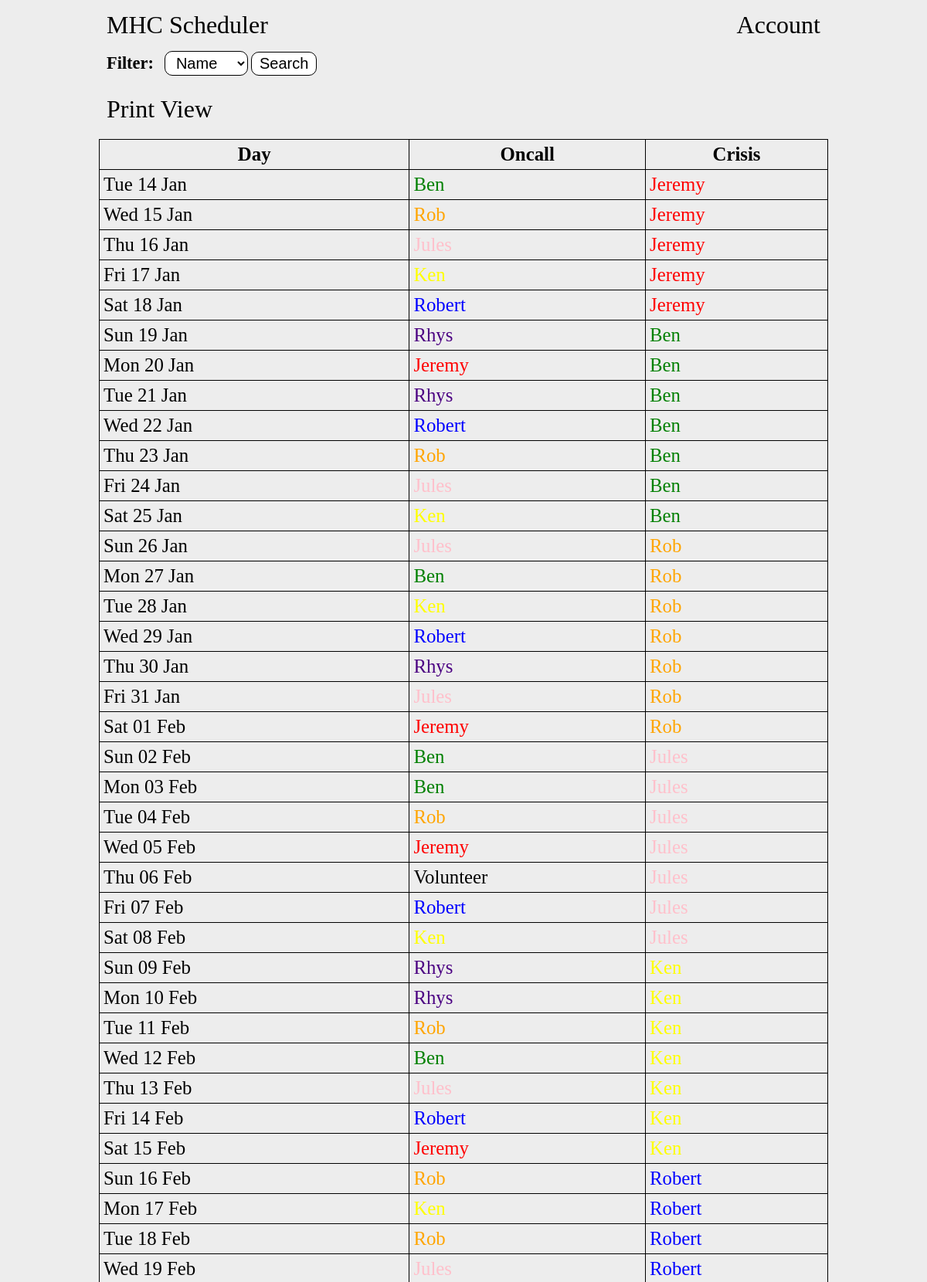
The page / (upper part) on the database its author committed.
### tables this page shows
CREATE TABLE days (id INTEGER NOT NULL, person_id INTEGER NOT NULL, date VARCHAR(255) NOT NULL, crisis_id INTEGER, completed bool, PRIMARY KEY(id), FOREIGN KEY (person_id) REFERENCES people(id));

CREATE TABLE people (id INTEGER NOT NULL, name varchar(255) NOT NULL, admin bool NOT NULL, diff int NOT NULL, password varchar(255), email varchar(255), sessions bit(10), weight INTEGER, end_diff int, color varchar(255), active BOOL, activate_date varchar(255), finish_date varchar(255), PRIMARY KEY (id));

### app.py (the view)
@app.route("/", methods=["GET"])
def index():
    con = sqlite3.connect("main.db")
    con.row_factory = sqlite3.Row
    cur = con.cursor()
    cur.execute("SELECT name, id FROM people;")
    rows = cur.fetchall()
    peopleData = [dict(row) for row in rows]
    if request.args.get('person'):
        person = request.args.get('person') # Filter days so that only the selected person shows
        cur.execute("SELECT days.date, p1.id AS oncallId, p1.name AS oncall, p1.color AS oncallColor, p2.name AS crisis, p2.color AS crisisColor FROM days LEFT JOIN people p1 ON days.person_id = p1.id JOIN people p2 ON days.crisis_id = p2.id WHERE (days.person_id = ? OR days.crisis_id = ?) AND days.completed = 0 ORDER BY days.id ASC", (person,person))
    else: # Display all days
        cur.execute("SELECT date, p1.id AS oncallId, p1.name AS oncall, p1.color AS oncallColor, p2.name AS crisis, p2.color AS crisisColor FROM days LEFT JOIN people p1 ON days.person_id = p1.id JOIN people p2 ON days.crisis_id = p2.id AND days.completed = 0 ORDER BY days.id ASC")
    rows = cur.fetchall()
    daysData = [dict(row) for row in rows]
    for day in daysData:
        day['date'] = format_date(day['date'])
    con.close()
    if session.get("admin") != None:
        adminPerms = session['admin']
        if adminPerms == 1:
            return render_template('index.html', people=peopleData, days=daysData, accountLink="./signin", controlText="Admin", controlLink="./account")
        else:
            return render_template('index.html', people=peopleData, days=daysData, accountLink="./signin", controlText="Swaps", controlLink="./account")
    else:
        return render_template('index.html', people=peopleData, days=daysData, accountLink="./signin")

### app.py (called while the page is built)
def format_date(date_str):
    date_obj = datetime.strptime(date_str, "%Y-%m-%d")
    return date_obj.strftime("%a %d %b")

@app.after_request
def add_header(response):
    response.headers["Cache-Control"] = "no-store, no-cache, must-revalidate, post-check=0, pre-check=0, max-age=0"
    response.headers["Pragma"] = "no-cache"
    response.headers["Expires"] = "0"
    return response

### templates/index.html (shortened to what this page needs)
{% extends "base.html" %}
{% block body %}
<nav>
    <a href="./">MHC Scheduler</a>
    <div>
        <a href="signin">Account</a>
    </div>
</nav>
<main>
    <form method="get">
        <label for="filter">Filter: </label>
        <select name="person" id="filter">
            <option disabled selected>Name</option>
        </select>
        <input type="submit" value="Search">
    </form>
    <a href="./print" class="print">Print View</a>
    <table class="hiddenPrint">
        <tr>
            <th>Day</th>
            <th>Oncall</th>
            <th>Crisis</th>
        </tr>
        {% for day in days %}
        <tr>
            <td>{{ day['date'] }}</td>
            {% if day['oncall'] != None %}
            <td style="color: {{ day['oncallColor'] }}">{{ day['oncall'] }}</td>
            {% else %}
            <td>Volunteer</td>
            {% endif %}
            <td style="color: {{ day['crisisColor'] }}">{{ day['crisis'] }}</td>
        </tr>
        {% endfor %}
    </table>
</main>
{% endblock %}

### static/main.css (style rules this page uses)
body { background-color: rgb(237, 237, 237); padding: 0 10%; font-family:'Times New Roman', Times, serif; }
nav { color: black; display: flex; flex-direction: row; justify-content: space-between; align-items: center; height: 6vh; }
.print, nav a { color: black; text-decoration: none; padding: 10px; font-size: 2rem; border-radius: 10px; }
label, select, input, button, form a { display: inline-block; font-size: 1.25rem; padding: 3px 10px; border-radius: 10px; }
label { font-weight: bold; font-size: 1.4rem; }
select, input, button, form a { background-color: white; border: 1px solid black; }
form { margin: 10px 0 20px 0; }
form input { margin-bottom: 5px; }
table { width: 100%; margin: 10px 0; }
th, td { padding: 5px; font-size: 1.55rem; }
table, th, td { border: 1px solid black; border-collapse: collapse; }
.hiddenPrint { display: table; }
.hiddenPrint { margin-top: 20px; }

### static/print.css (style rules this page uses)
nav, a { display: none; }

### rows shown on the page
days: date "Tue 14 Jan", oncall "Ben", crisis "Jeremy"
days: date "Wed 15 Jan", oncall "Rob", crisis "Jeremy"
days: date "Thu 16 Jan", oncall "Jules", crisis "Jeremy"
days: date "Fri 17 Jan", crisis "Jeremy"
days: date "Sat 18 Jan", oncall "Robert", crisis "Jeremy"
days: date "Sun 19 Jan", oncall "Rhys", crisis "Ben"
days: date "Mon 20 Jan", oncall "Jeremy", crisis "Ben"
days: date "Tue 21 Jan", oncall "Rhys", crisis "Ben"
days: date "Wed 22 Jan", oncall "Robert", crisis "Ben"
days: date "Thu 23 Jan", oncall "Rob", crisis "Ben"
days: date "Fri 24 Jan", oncall "Jules", crisis "Ben"
days: date "Sat 25 Jan", crisis "Ben"
days: date "Sun 26 Jan", oncall "Jules", crisis "Rob"
days: date "Mon 27 Jan", oncall "Ben", crisis "Rob"
days: date "Tue 28 Jan", crisis "Rob"
days: date "Wed 29 Jan", oncall "Robert", crisis "Rob"
days: date "Thu 30 Jan", oncall "Rhys", crisis "Rob"
days: date "Fri 31 Jan", oncall "Jules", crisis "Rob"
days: date "Sat 01 Feb", oncall "Jeremy", crisis "Rob"
days: date "Sun 02 Feb", oncall "Ben", crisis "Jules"
days: date "Mon 03 Feb", oncall "Ben", crisis "Jules"
days: date "Tue 04 Feb", oncall "Rob", crisis "Jules"
days: date "Wed 05 Feb", oncall "Jeremy", crisis "Jules"
days: date "Thu 06 Feb", shows "Volunteer", crisis "Jules"
days: date "Fri 07 Feb", oncall "Robert", crisis "Jules"
days: date "Sat 08 Feb", crisis "Jules"
days: date "Sun 09 Feb", oncall "Rhys"
days: date "Mon 10 Feb", oncall "Rhys"
days: date "Tue 11 Feb", oncall "Rob"
days: date "Wed 12 Feb", oncall "Ben"
days: date "Thu 13 Feb", oncall "Jules"
days: date "Fri 14 Feb", oncall "Robert"
days: date "Sat 15 Feb", oncall "Jeremy"
days: date "Sun 16 Feb", oncall "Rob", crisis "Robert"
days: date "Mon 17 Feb", crisis "Robert"
days: date "Tue 18 Feb", oncall "Rob", crisis "Robert"
days: date "Wed 19 Feb", oncall "Jules", crisis "Robert"
